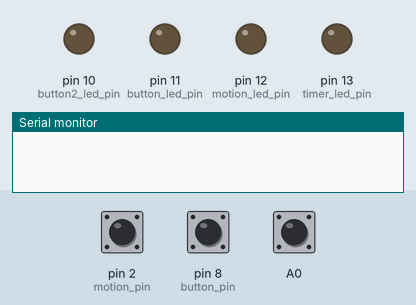
A sketch run on a simulated Arduino Uno, built with avr-gcc and run on an emulated ATmega328P. Shown: output pins drawn as LEDs (lit = HIGH), the last lines printed to the serial monitor. The inputs (shaded band) are chosen by the test bench; at power-on: pin 2 (motion_pin) LOW, pin 8 (button_pin) HIGH, A0 HIGH.

Above: at 1.2 s.
1.3 s: pin 2 (motion_pin) pulled HIGH for 0.15 s
At 1.37 s:
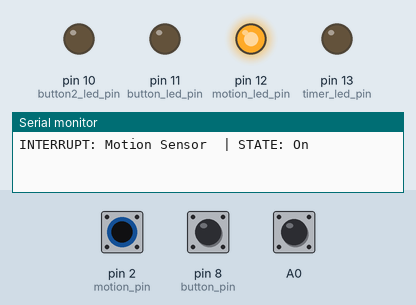
4.4 s: pin 8 (button_pin) pulled LOW for 0.15 s
At 5.3 s:
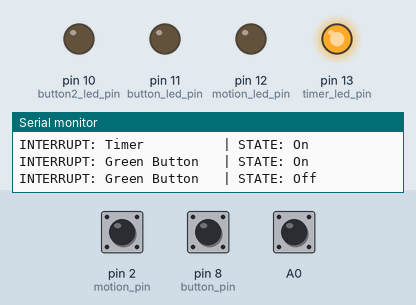
6.0 s: A0 pulled LOW for 0.15 s
At 6.07 s:
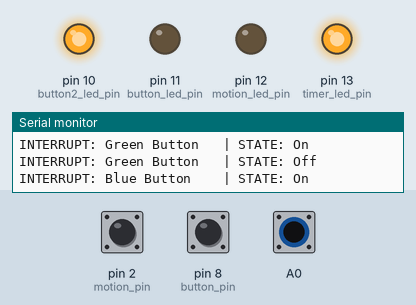
7.6 s: pin 2 (motion_pin) pulled HIGH for 1 s
At 8.2 s:
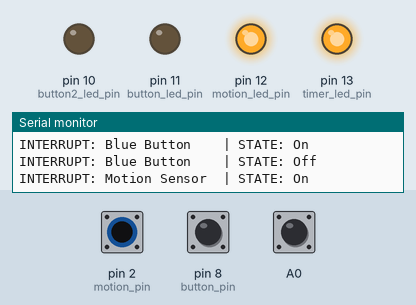
10.1 s: pin 8 (button_pin) pulled LOW for 1 s
At 10.9 s:
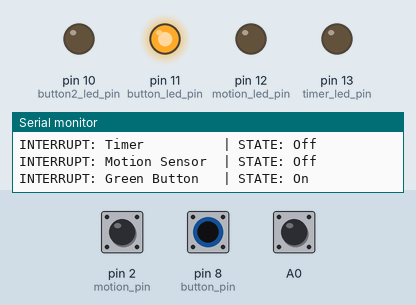
12.6 s: pin 8 (button_pin) pulled LOW for 3.2 s
At 13.2 s:
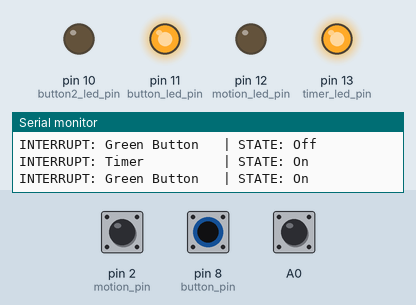
Timing chart, 0 to 18.3 s (numbered marks = the images above; inputs shaded):
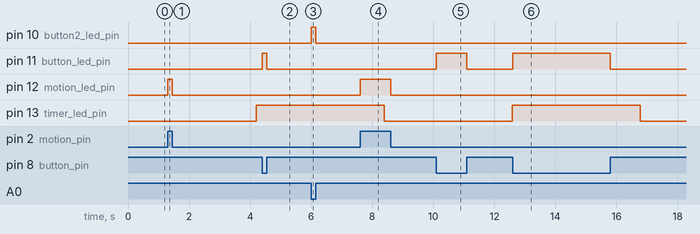

Measured:
- after the input at 1.3 s, pin 12 (motion_led_pin): LOW → HIGH at once, → LOW 0.15 s later
- after the input at 4.4 s, pin 11 (button_led_pin): LOW → HIGH at once, → LOW 0.15 s later
- after the input at 6.0 s, pin 10 (button2_led_pin): LOW → HIGH at once, → LOW 0.15 s later
- after the input at 7.6 s, pin 12 (motion_led_pin): LOW → HIGH at once, → LOW 1.0 s later
- after the input at 10.1 s, pin 11 (button_led_pin): LOW → HIGH at once, → LOW 1.0 s later
- after the input at 12.6 s, pin 11 (button_led_pin): LOW → HIGH at once, → LOW 3.2 s later

The sketch:

Task_1.4D_Code.ino
```cpp
// INITIALISE GLOBAL VARIABLES
const uint8_t motion_led_pin = 12;
const uint8_t motion_pin = 2;
volatile byte motion_led_state = LOW;

const uint8_t button_led_pin = 11;
const uint8_t button_pin = 8;
volatile byte button_led_state = LOW;

const uint8_t button2_led_pin = 10;
const uint8_t button2_pin = 0;
volatile byte button2_led_state = LOW;

const uint8_t timer_led_pin = 13;
volatile byte timer_led_state = LOW;

// Setup function
void setup()
{
	Serial.begin(115200); // Start the serial monitor

	pinMode(motion_led_pin, OUTPUT);
	pinMode(motion_pin, INPUT_PULLUP);
	PCMSK2 = B00000100; // Enable PCINT18 (pin change interrupt for digital pin 2)

  	pinMode(button_led_pin, OUTPUT);
	pinMode(button_pin, INPUT_PULLUP);
	PCMSK0 = B00000001; // Enable PCINT0 (pin change interrupt for digital pin 8)

	pinMode(button2_led_pin, OUTPUT);
	pinMode(A0, INPUT_PULLUP);
	PCMSK1 = B00000001; // Enable PCINT8 (pin change interrupt for analog pin 0)

	PCIFR = B00000000; // Clear all interrupt flags
	PCICR = B00000111; // Enable PCIE0, PCIE1 and PCIE2

	pinMode(timer_led_pin, OUTPUT);
	TCCR1A = 0; // Set the TCCR1A register to 0
	TCCR1B = 0; // Set the TCCR1B register to 0
	TCCR1B |= (1 << CS12) | (1 << CS10); // Set the CS12 and CS10 bits for a prescaler of 1024
	TIMSK1 |= (1 << TOIE1); // Enable timer overflow
}

// Empty loop
void loop()
{
}

// A function to return the current state of an LED as "On" or "Off"
String getState(byte state)
{
	if (state == HIGH) { return "On"; }
	else if (state == LOW) { return "Off"; }
	else { return "Error"; }
}

// Function to interrupt when the motion detector changes states
ISR(PCINT2_vect)
{
	Serial.print("INTERRUPT: Motion Sensor "); // Print which interrupt happened to the serial monitor
	motion_led_state = !motion_led_state; // Change the state to HIGH or LOW (opposite of current)
	Serial.println(" | STATE: " + getState(motion_led_state)); // Print the state of the LED
	digitalWrite(motion_led_pin, motion_led_state);
}

// Function to interrupt when the button changes states
ISR(PCINT0_vect)
{
	Serial.print("INTERRUPT: Green Button  ");
	button_led_state = !button_led_state;
	Serial.println(" | STATE: " + getState(button_led_state));
	digitalWrite(button_led_pin, button_led_state);
}

// Function to interrupt when the second button changes states
ISR(PCINT1_vect)
{
	Serial.print("INTERRUPT: Blue Button   ");
	button2_led_state = !button2_led_state;
	Serial.println(" | STATE: " + getState(button2_led_state));
	digitalWrite(button2_led_pin, button2_led_state);
}

// Function to interrupt when the timer overflows (occurs roughly every 4 seconds)
ISR(TIMER1_OVF_vect)
{
	Serial.print("INTERRUPT: Timer         ");
	timer_led_state = !timer_led_state;
	Serial.println(" | STATE: " + getState(timer_led_state));
	digitalWrite(timer_led_pin, timer_led_state);
}
```
